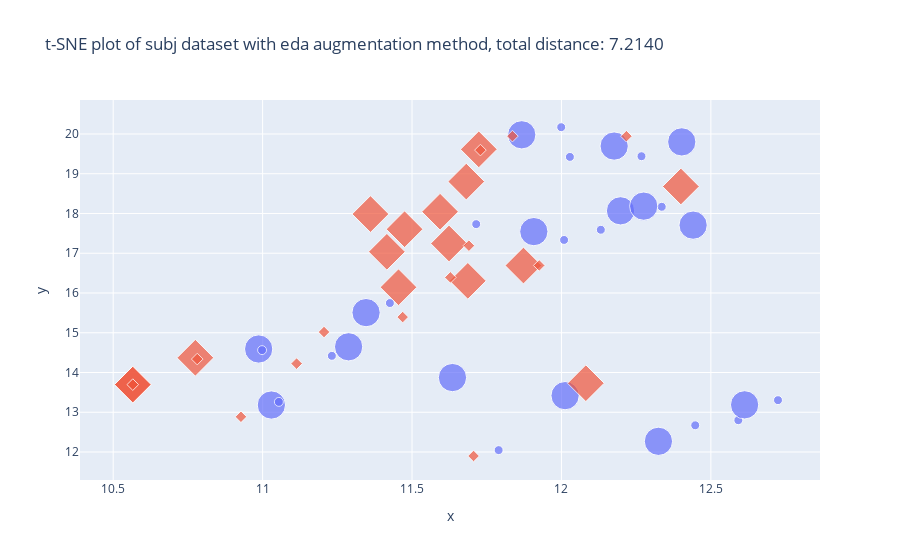

The notebook cell this image was saved under:
### Code cell
plotly_tsne(df_t, 'subj','eda')

### Figure 1 — Plotly figure (JSON) as saved in the notebook; plotly's stock layout.template omitted (floating-point values rounded to 4 significant figures)
{"data": [{"customdata": [["Flash recharges slowly with NiMH. Small 8MB card.", "Con (original)", 3.861], ["Flash recharges slowly with NiMH. Small modest 8MB card.", "Con (augmented)", 3.861], ["Ink smears and ink blots", "Con (original)", 0.08259], ["stain Ink smears and ink blots", "Con (augmented)", 0.08259], ["No Back-light at night.", "Con (original)", 0.03013], ["No Back-light at nighttime.", "Con (augmented)", 0.03013], ["Battery life is terrible", "Con (original)", 1.388], ["Battery life is ", "Con (augmented)", 1.388], ["sh_t pictures most of the time, viewfinder not accurate", "Con (original)", 0.2327], ["sh_t pictures most of the time, precise viewfinder not accurate", "Con (augmented)", 0.2327], ["Sometimes more than one sheet of paper is pulled through at a time", "Con (original)", 6.505], ["Sometimes more one sheet paper is pulled through at a time", "Con (augmented)", 6.505], ["so new that it's hard to find or get accessories for", "Con (original)", 0.5946], ["so new sol that it's hard to find or get accessories for", "Con (augmented)", 0.5946], ["Port cover, antenna when extended, takes a bit to find sweet spot.", "Con (original)", 0.5408], ["Port cover, antenna when extended, takes a bit to find sweet-scented patch.", "Con (augmented)", 0.5408], ["No USB and no optical zoom, not great in low light", "Con (original)", 0.4736], ["No USB and great optical zoom, not no in low light", "Con (augmented)", 0.4736], ["could do with more pixals", "Con (original)", 0.4808], ["do with more pixals", "Con (augmented)", 0.4808], ["Functions don't work as well as if individual items (separate fax, etc)", "Con (original)", 0.3107], ["Functions don't work as well as individual items (separate fax,)", "Con (augmented)", 0.3107], ["A little noisy. ", "Con (original)", 0.2533], ["A ampere little noisy. ", "Con (augmented)", 0.2533], ["Does not fold very compact.", "Con (original)", 0.2333], ["Does not very fold compact.", "Con (augmented)", 0.2333], ["Software / driver problems", "Con (original)", 0.2336], ["problems / driver Software", "Con (augmented)", 0.2336], ["Brightness varies too much on LCD, video out, and computer", "Con (original)", 1.256], ["lots Brightness varies too much on LCD, video out, and computer", "Con (augmented)", 1.256]], "hovertemplate": "Text: %{customdata[0]} <br>Label: %{customdata[1]} <br>Distance: %{customdata[2]:.5f} <br>", "legendgroup": "red, ^", "marker": {"color": "#636efa", "size": [100, 10, 100, 10, 100, 10, 100, 10, 100, 10, 100, 10, 100, 10, 100, 10, 100, 10, 100, 10, 100, 10, 100, 10, 100, 10, 100, 10, 100, 10], "sizemode": "area", "sizeref": 0.25, "symbol": "circle"}, "mode": "markers", "name": "red, ^", "orientation": "v", "showlegend": true, "type": "scatter", "x": [11.64, 11.71, 11.03, 11.05, 10.99, 11.0, 12.01, 11.79, 11.87, 12.0, 12.4, 12.72, 12.32, 12.59, 12.61, 12.45, 12.44, 12.34, 12.2, 12.13, 12.18, 12.03, 11.35, 11.43, 11.91, 12.01, 11.29, 11.23, 12.28, 12.27], "xaxis": "x", "y": [13.87, 17.73, 13.18, 13.26, 14.59, 14.56, 13.42, 12.05, 19.98, 20.17, 19.8, 13.3, 12.27, 12.8, 13.19, 12.67, 17.71, 18.17, 18.07, 17.59, 19.7, 19.42, 15.51, 15.75, 17.54, 17.33, 14.65, 14.42, 18.19, 19.44], "yaxis": "y"}, {"customdata": [["instant photos, ease of carrying, no downloading", "Pro (original)", 0.1052], ["relaxation instant photos, ease of carrying, no downloading", "Pro (augmented)", 0.1052], ["Buy it! Great first digital camera, Comes with docking station, charger, fair price, great quality.", "Pro (original)", 6.221], ["Buy it! average Great neat first digital camera, Comes with docking station, charger, fair price, great quality.", "Pro (augmented)", 6.221], ["Great picture photos", "Pro (original)", 0.7508], ["Great picture exposure photos", "Pro (augmented)", 0.7508], ["Excellent quality prints., Easy to install.", "Pro (original)", 3.4], ["Excellent timber prints., Easy to install.", "Pro (augmented)", 3.4], ["speed, clarity", "Pro (original)", 4.364], ["speed, ", "Pro (augmented)", 4.364], ["A solidly built  great little printer.", "Pro (original)", 0.01981], ["A solidly establish  great little printer.", "Pro (augmented)", 0.01981], ["Quality LCD Screen, no shutter lag, excellent pictures, fantastic movies.", "Pro (original)", 3.814], ["Quality LCD Screen, no shutter lag, pictures, movies.", "Pro (augmented)", 3.814], ["It's cheap", "Pro (original)", 0.0337], ["cheap It's", "Pro (augmented)", 0.0337], ["...small", "Pro (original)", 0], ["...pocket-size", "Pro (augmented)", 0], ["fabulous picture quality, very quick operation", "Pro (original)", 0.05283], ["picture fabulous quality, very quick operation", "Pro (augmented)", 0.05283], ["Easy to use, great battery life, variety of ringtones and faceplates to buy.", "Pro (original)", 1.278], ["Easy to use, great expend battery life, variety of ringtones and faceplates to buy.", "Pro (augmented)", 1.278], ["Great Pictures", "Pro (original)", 1.907e-06], ["Pictures Great", "Pro (augmented)", 1.907e-06], ["small, enough features &#13;&#10;", "Pro (original)", 6.146], ["small, 13 features &#enough;&#10;", "Pro (augmented)", 6.146], ["egronomic shape, inexpensive, loud ringer, several accessories included, fm tuner, minibrowser", "Pro (original)", 4.18], ["egronomic shape, inexpensive, loud, several accessories, fm tuner, minibrowser", "Pro (augmented)", 4.18], ["5 MP, manual features, construction, quality pictures, software interface, quick charger.", "Pro (original)", 0.08615], ["5 MP, manual features,, quality pictures, software interface, quick.", "Pro (augmented)", 0.08615]], "hovertemplate": "Text: %{customdata[0]} <br>Label: %{customdata[1]} <br>Distance: %{customdata[2]:.5f} <br>", "legendgroup": "blue, o", "marker": {"color": "#EF553B", "size": [100, 10, 100, 10, 100, 10, 100, 10, 100, 10, 100, 10, 100, 10, 100, 10, 100, 10, 100, 10, 100, 10, 100, 10, 100, 10, 100, 10, 100, 10], "sizemode": "area", "sizeref": 0.25, "symbol": "diamond"}, "mode": "markers", "name": "blue, o", "orientation": "v", "showlegend": true, "type": "scatter", "x": [11.69, 11.63, 12.08, 11.84, 11.45, 11.47, 11.48, 11.11, 11.36, 10.57, 11.72, 11.73, 11.68, 11.21, 10.77, 10.78, 10.57, 10.57, 11.87, 11.93, 12.4, 12.22, 10.57, 10.57, 11.59, 11.71, 11.42, 10.93, 11.62, 11.69], "xaxis": "x", "y": [16.31, 16.39, 13.73, 19.95, 16.14, 15.39, 17.6, 14.22, 17.99, 13.7, 19.61, 19.59, 18.8, 15.02, 14.37, 14.34, 13.7, 13.7, 16.69, 16.69, 18.68, 19.94, 13.7, 13.7, 18.04, 11.9, 17.04, 12.89, 17.25, 17.19], "yaxis": "y"}], "layout": {"legend": {"itemsizing": "constant", "title": {"text": "color, symbol"}, "tracegroupgap": 0}, "showlegend": false, "title": {"text": "t-SNE plot of subj dataset with eda augmentation method, total distance: 7.2140"}, "xaxis": {"anchor": "y", "domain": [0, 1], "title": {"text": "x"}}, "yaxis": {"anchor": "x", "domain": [0, 1], "title": {"text": "y"}}}}
